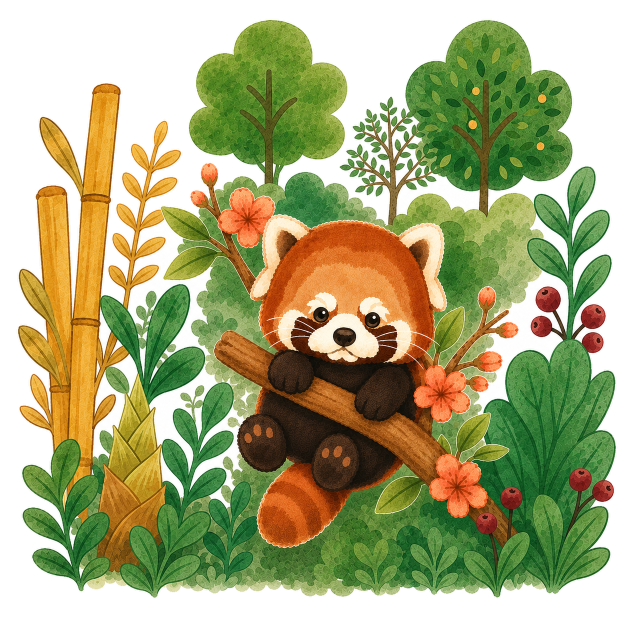
#> input picture red-panda-illustration-transparent-outer-only.png, 1254 x 1254 px (shown at 1/2 size)
$ python -i build_walker.py   (imports and definitions only)
#> lines starting #> are read from the running program, lines starting #| are printed output that depends on the picture
#!/usr/bin/env python3
"""
build_walker.py — 產生「2 格側面走路」小熊貓 sprite，並輸出乾淨對齊的 2 格 sheet。

走路動畫的主運動是「水平位移」(CSS translateX，完全不抖)；只有兩條腿在 2 格間交替，
小尺寸 + 眼睛在追橫向移動，所以不會有之前逐格重繪的 boil 問題。

流程：gpt-image-1 生一張「左右並排 2 格側面走路」(透明) → 依透明空隙切兩格 →
各自去邊、底部對齊(腳踩同一基線)、上半身水平對齊(身體不位移、只擺腿) → 併成緊密 2 格 sheet。

用法：
  python3 tools/build_walker.py            # 生圖 + 切格
  python3 tools/build_walker.py --skip-gen # 用 art-src/walk-raw.png 重切
輸出：web/public/img/walk-sheet.webp（2 格）、art-src/walk-raw.png（原圖）、
      art-src/walk-contact.png（對齊檢視）
"""
import base64
import io
import json
import os
import sys
import urllib.request
import urllib.error
from PIL import Image

ROOT = os.path.dirname(os.path.dirname(os.path.abspath(__file__)))
ART = os.path.join(ROOT, "art-src")
IMG = os.path.join(ROOT, "web", "public", "img")
GEN_API = "https://api.openai.com/v1/images/generations"

PROMPT = (
    "A simple 2-frame side-view walk-cycle sprite of ONE cute kawaii red panda "
    "(Ailurus) mascot. The two frames are placed side by side with a clear empty gap "
    "between them. BOTH frames show the EXACT SAME character in profile facing RIGHT: "
    "identical head, rounded body, fluffy ringed tail, size, and colors. The ONLY "
    "difference between the two frames is the legs mid-stride: in the LEFT frame the "
    "front leg reaches forward while the back leg pushes behind; in the RIGHT frame the "
    "stride is reversed (the other leg forward). Natural walking posture, body roughly "
    "horizontal, looking ahead to the right, the visible legs clearly drawn. Soft "
    "children's-book illustration, smooth rounded shapes, warm rust-orange (#b5552d) and "
    "cream (#f5e9d9) fur, darker rings on the fluffy tail, honey-amber (#e8a13c) accents, "
    "one big round friendly eye, rosy cheek. The character sits on the SAME ground "
    "baseline in both frames (feet aligned), same width and height per frame. No grid "
    "lines, no numbers, no text, no drop shadow, no ground line. Transparent background."
)


def load_key():
    env = os.path.join(ROOT, ".env")
    if os.path.exists(env):
        for line in open(env, encoding="utf-8"):
            s = line.strip()
            if s.startswith("export "):
                s = s[7:]
            if s.startswith("OPENAI_API_KEY") and "=" in s:
                return s.split("=", 1)[1].strip().strip('"').strip("'")
    return os.environ.get("OPENAI_API_KEY")


def generate():
    key = load_key()
    if not key:
        print("✗ no OPENAI_API_KEY", file=sys.stderr); sys.exit(1)
    payload = {
        "model": "gpt-image-1", "prompt": PROMPT, "size": "1536x1024",
        "quality": "high", "output_format": "png", "background": "transparent", "n": 1,
    }
    req = urllib.request.Request(
        GEN_API, data=json.dumps(payload).encode(), method="POST",
        headers={"Authorization": "Bearer " + key, "Content-Type": "application/json"})
    print("→ gpt-image-1 生 2 格走路 (透明) …", flush=True)
    try:
        with urllib.request.urlopen(req, timeout=420) as r:
            data = json.load(r)
    except urllib.error.HTTPError as e:
        print("✗ HTTP %d: %s" % (e.code, e.read().decode()[:400])); sys.exit(3)
    os.makedirs(ART, exist_ok=True)
    raw = os.path.join(ART, "walk-raw.png")
    with open(raw, "wb") as f:
        f.write(base64.b64decode(data["data"][0]["b64_json"]))
    print("✅ %s (%d KB)" % (os.path.relpath(raw, ROOT), os.path.getsize(raw) // 1024))
    return raw


def alpha_bbox(im, thr=24):
    return im.split()[3].point(lambda v: 255 if v > thr else 0).getbbox()


def find_split(im, thr=24):
    """central band 找最空的整欄當切點，容忍角色未置中。"""
    a = im.split()[3]
    w, h = im.size
    px = a.load()
    col = []
    for x in range(w):
        s = 0
        for y in range(0, h, 4):
            if px[x, y] > thr:
                s += 1
        col.append(s)
    lo, hi = int(w * 0.38), int(w * 0.62)
    best, bx = 1 << 30, w // 2
    for x in range(lo, hi):
        if col[x] < best:
            best, bx = col[x], x
    return bx


def webp(im, q=90):
    b = io.BytesIO(); im.save(b, "WEBP", quality=q, method=6); return b.getvalue()


def slice_align(raw):
    src = Image.open(raw).convert("RGBA")
#> src is the input picture: PIL image 1254x1254 RGBA; mean R, G, B, A 168.9, 171, 125.2, 177.2
    W, H = src.size
#> W = 1254; H = 1254
    sx = find_split(src)
#> in find_split, `a = im.split()[3]`:
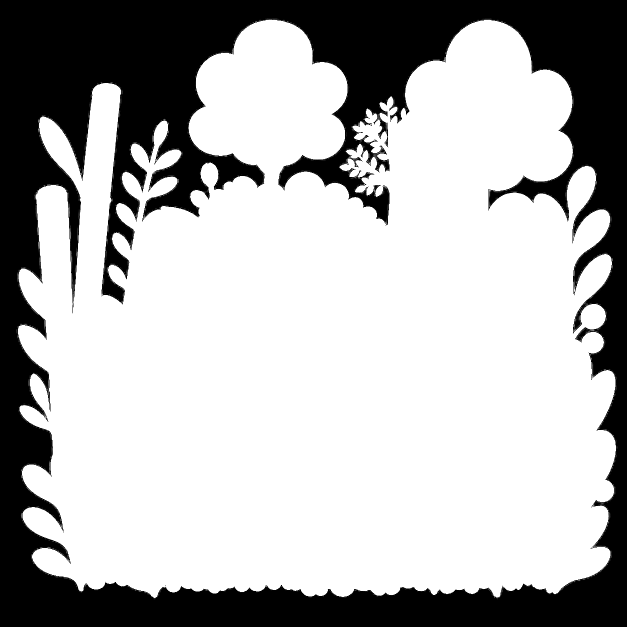
#> a: PIL image 1254x1254 L (shown at 1/2 size); min 0, max 255, mean 177.2
#> sx = 696
    halves = [src.crop((0, 0, sx, H)), src.crop((sx, 0, W, H))]
    frames = []
    for half in halves:
        bb = alpha_bbox(half)
        if not bb:
            print("✗ 某格是空的，看 art-src/walk-raw.png", file=sys.stderr); sys.exit(2)
        frames.append(half.crop(bb))
#> this loop made 2 passes
#> bb on passes 1 to 2: (32, 37, 696, 1199), (0, 37, 539, 1198)
#> after the loop, frames = 2 items
    pad = 12
    cw = max(f.width for f in frames)
#> cw = 664
    chh = max(f.height for f in frames)
#> chh = 1162
    CELLW, CELLH = cw + 2 * pad, chh + 2 * pad
#> CELLW = 688; CELLH = 1186
    sheet = Image.new("RGBA", (CELLW * 2, CELLH), (0, 0, 0, 0))
#> sheet: PIL image 1376x1186 RGBA; every value is 0
    contact = Image.new("RGBA", (CELLW * 2, CELLH), (245, 233, 217, 255))
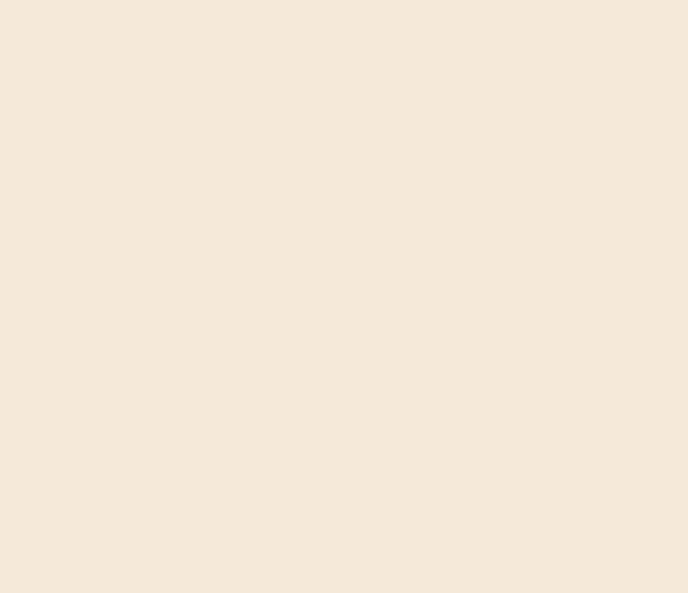
#> contact: PIL image 1376x1186 RGBA (shown at 1/2 size); mean R, G, B, A 245, 233, 217, 255
    for i, f in enumerate(frames):
        fa = f.split()[3]
        fw, fh = f.size
        top = fa.crop((0, 0, fw, max(1, int(fh * 0.5)))).getbbox()  # 上半身水平中心
        cx = (top[0] + top[2]) // 2 if top else fw // 2
        ox = i * CELLW + (CELLW // 2 - cx)
        oy = CELLH - pad - fh                                       # 底部對齊：腳踩同基線
        sheet.alpha_composite(f, (ox, oy))
        contact.alpha_composite(f, (ox, oy))
#> this loop made 2 passes
#> (fw, fh, top, cx, ox, oy) on passes 1 to 2: (664, 1162, (2, 0, 664, 581), 333, 11, 12), (539, 1161, (0, 0, 530, 580), 265, 767, 13)
#> pass 1, in slice_align, `fa = f.split()[3]`:
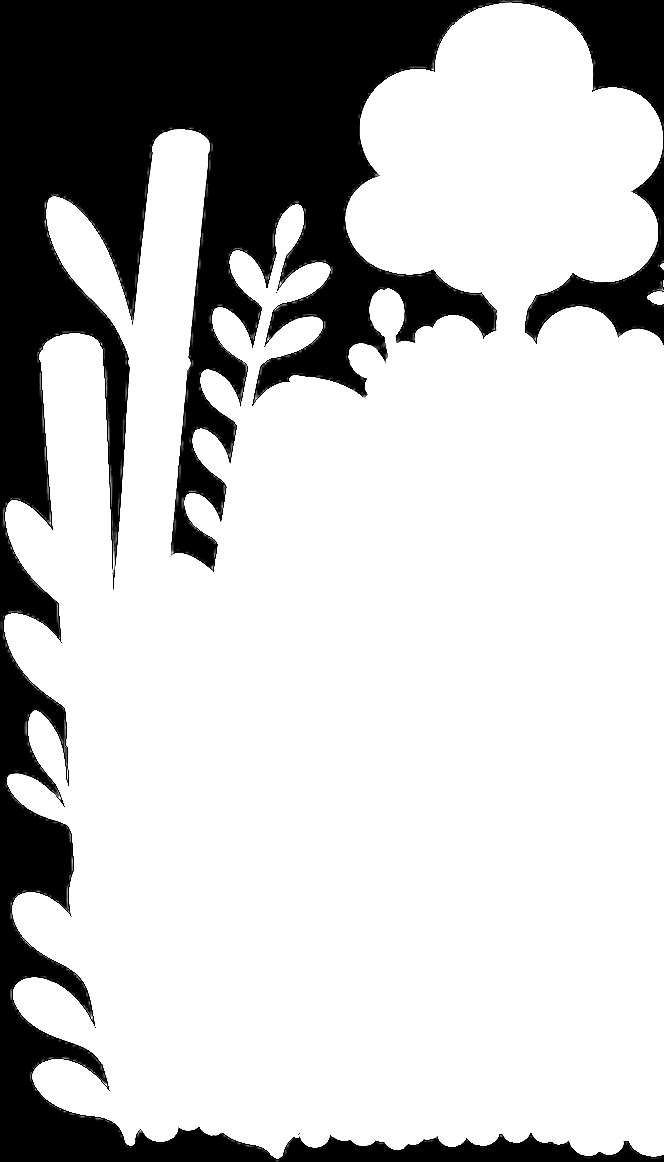
#> fa: PIL image 664x1162 L; min 0, max 255, mean 193.5
#> pass 2, in slice_align, `fa = f.split()[3]`:
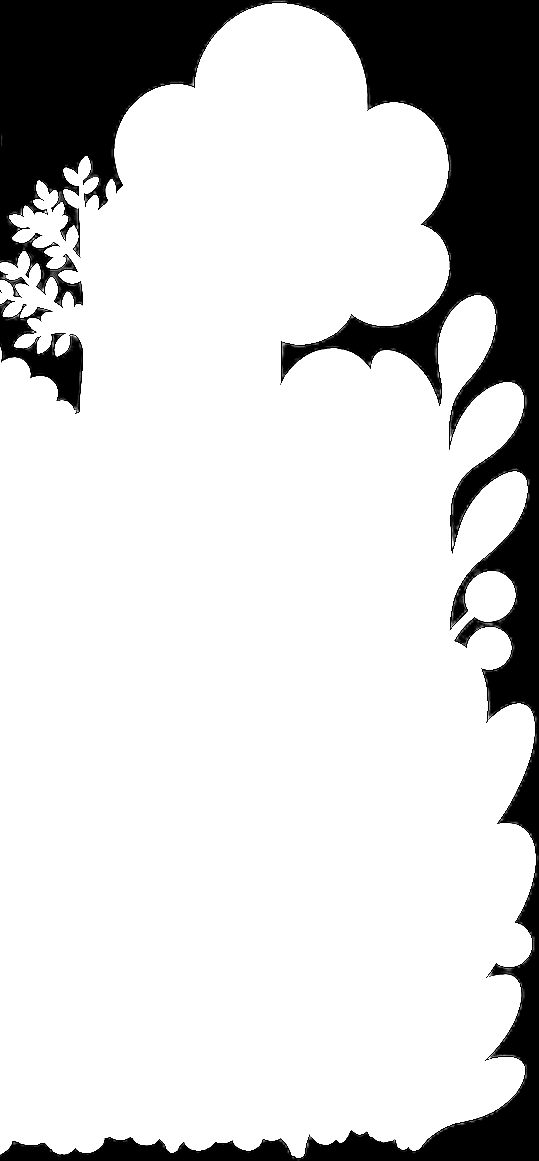
#> fa: PIL image 539x1161 L; min 0, max 255, mean 206.8
#> after the loop:
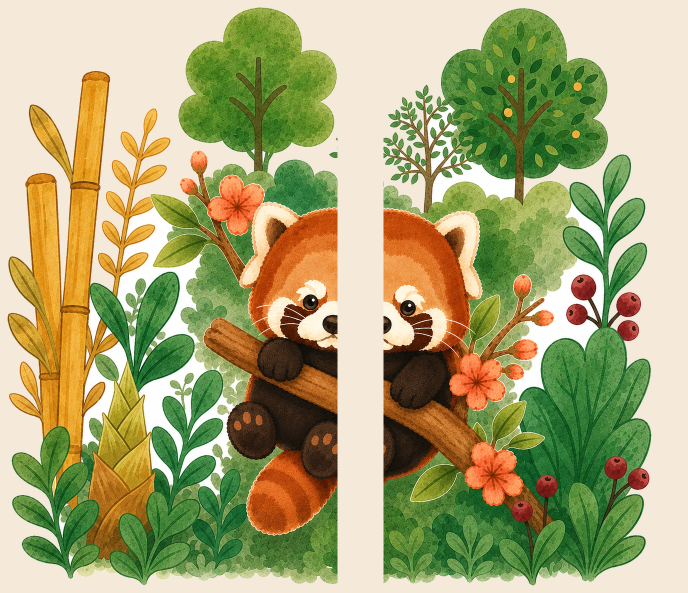
#> contact: PIL image 1376x1186 RGBA (shown at 1/2 size); mean R, G, B, A 169.3, 167.4, 118, 255
#> after the loop:
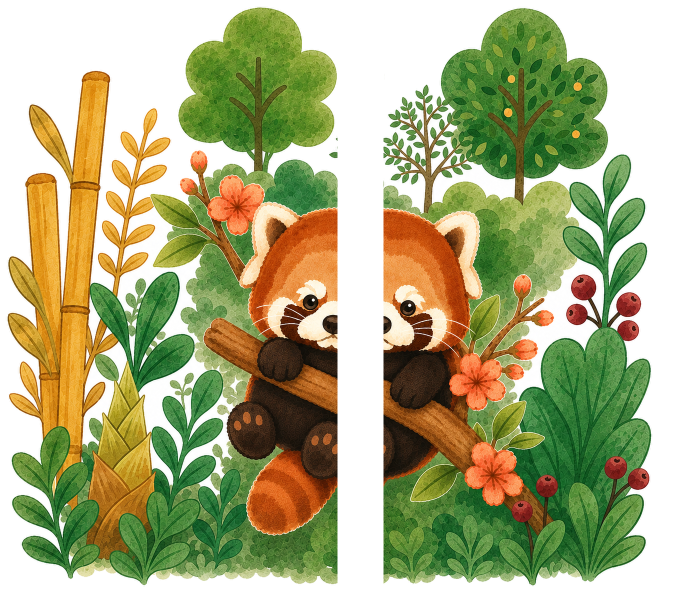
#> sheet: PIL image 1376x1186 RGBA (shown at 1/2 size); mean R, G, B, A 90.4, 92.4, 48.2, 170.8; transparent parts drawn white
    cpx = contact.load()
    for y in range(CELLH):
        cpx[CELLW, y] = (181, 85, 45, 90)
    # 螢幕上僅約 54px 寬，把 sheet 降到「單格 ~170px」(留 ~3× retina 餘裕)，避免幾百 KB
    TARGET_CELL = 170
    if CELLW > TARGET_CELL:
        sh = max(1, round(CELLH * TARGET_CELL / CELLW))
#> sh = 293
        sheet = sheet.resize((TARGET_CELL * 2, sh), Image.LANCZOS)
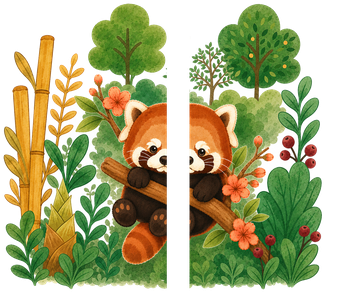
#> sheet: PIL image 340x293 RGBA; mean R, G, B, A 97.5, 99.5, 53.6, 170.6; transparent parts drawn white
    os.makedirs(IMG, exist_ok=True)
    with open(os.path.join(IMG, "walk-sheet.webp"), "wb") as f:
        f.write(webp(sheet, 86))
    contact.convert("RGB").save(os.path.join(ART, "walk-contact.png"))
    print("✅ walk-sheet.webp  cell %dx%d → 出圖 %dx%d  sheet %dx%d" % (
        CELLW, CELLH, sheet.width // 2, sheet.height, sheet.width, sheet.height))
#| ✅ walk-sheet.webp  cell 688x1186 → 出圖 170x293  sheet 340x293
    print("   檢視 art-src/walk-contact.png（中線=切點，兩格腳應同基線、身體同位置）")
    print("   per-cell aspect = %.3f (宽:高)" % (CELLW / CELLH))
#|    per-cell aspect = 0.580 (宽:高)


def main():
    raw = os.path.join(ART, "walk-raw.png") if "--skip-gen" in sys.argv else generate()
    slice_align(raw)


# [2 lines not run here, left out]

>>> result = slice_align('../red-panda-illustration-transparent-outer-only.png')

$ run again, on 小熊貓插圖-去背.png
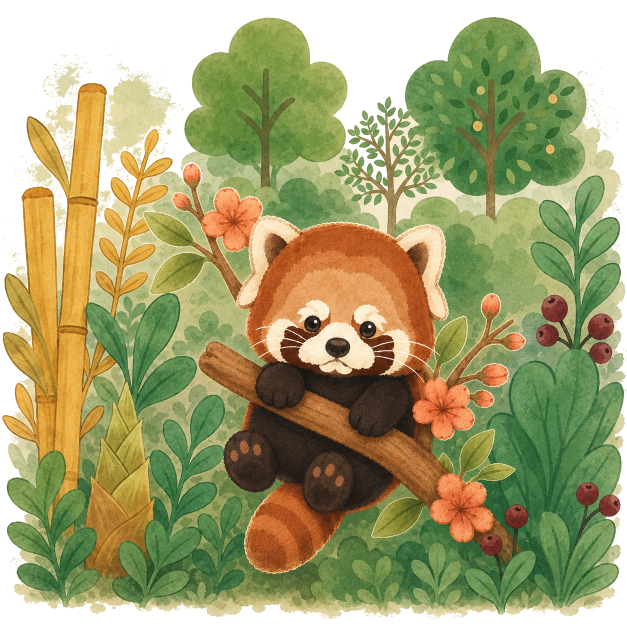
#> input picture 小熊貓插圖-去背.png, 1254 x 1254 px (shown at 1/2 size)
#> in slice_align, src is the input picture: PIL image 1254x1254 RGBA; mean R, G, B, A 163.1, 158.5, 105.6, 206
#> sx = 768
#> the loop in slice_align, `for half in halves:` made 2 passes
#> bb on passes 1 to 2: (2, 35, 768, 1239), (0, 34, 486, 1238)
#> after the loop in slice_align, `for half in halves:`: frames = 2 items
#> cw = 766
#> chh = 1204
#> CELLW = 790; CELLH = 1228
#> the loop in slice_align, `for i, f in enumerate(frames):` made 2 passes
#> (fw, fh, top, cx, ox, oy) on passes 1 to 2: (766, 1204, (0, 0, 766, 602), 383, 12, 12), (486, 1204, (0, 0, 483, 602), 241, 944, 12)
#> pass 1, in slice_align, `fa = f.split()[3]`:
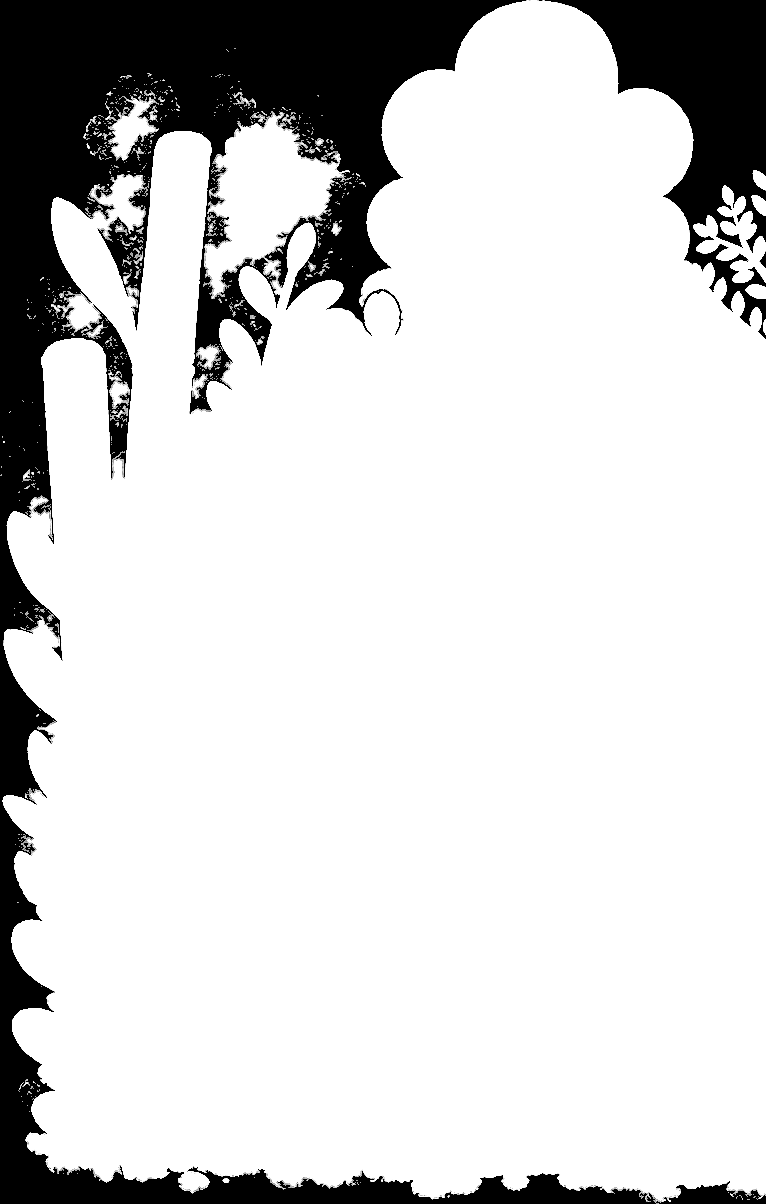
#> fa: PIL image 766x1204 L; min 0, max 255, mean 209.9
#> sh = 264
#> in slice_align, `sheet = sheet.resize((TARGET_CELL * 2, sh), Image.LANCZOS)`:
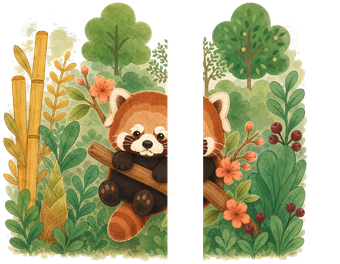
#> sheet: PIL image 340x264 RGBA; mean R, G, B, A 103.1, 101, 60.5, 166.9; transparent parts drawn white
#| ✅ walk-sheet.webp  cell 790x1228 → 出圖 170x264  sheet 340x264
#|    per-cell aspect = 0.643 (宽:高)
